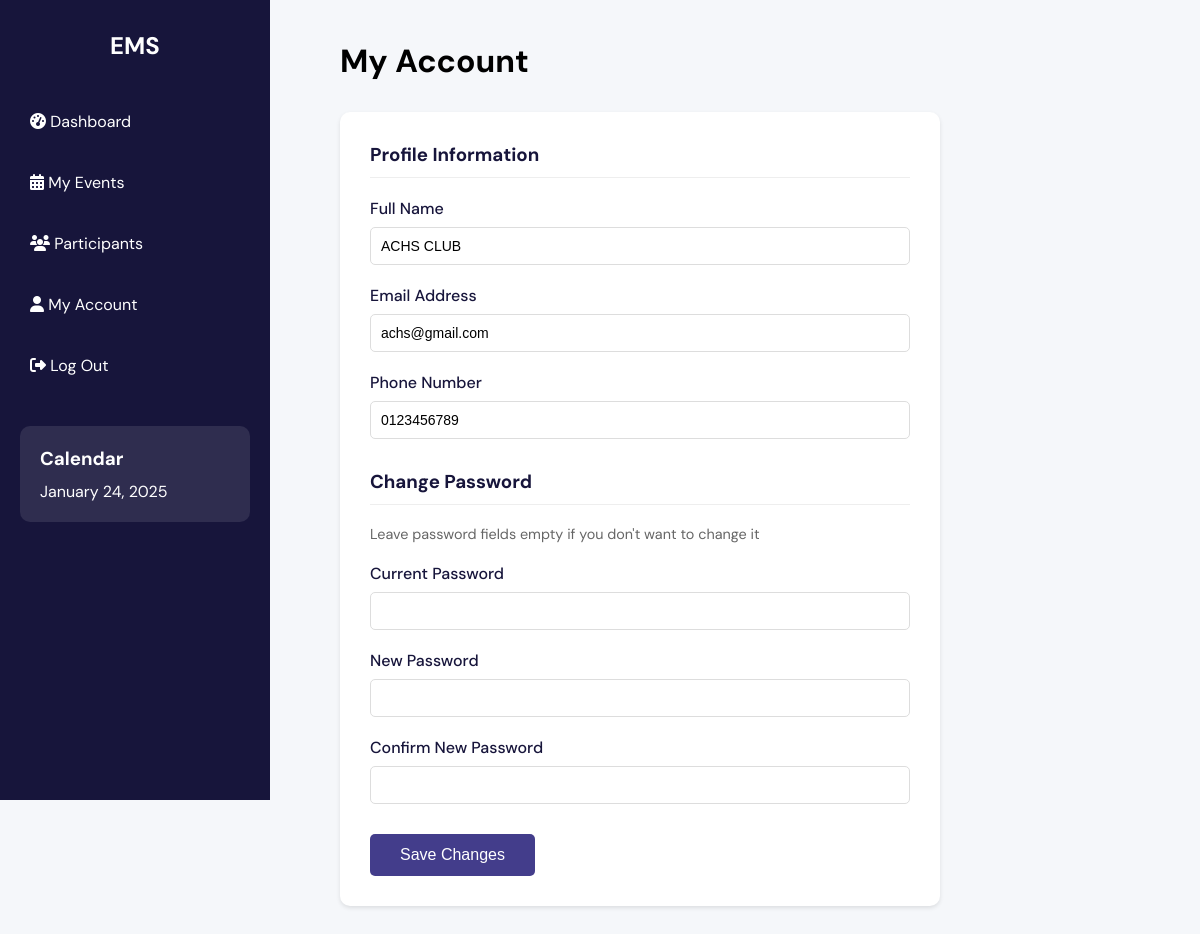
The page /organizer/account.php (signed in) on the database its author committed.
### tables this page shows
CREATE TABLE `users` (
  `id` int(20) NOT NULL,
  `full_name` varchar(100) NOT NULL,
  `email` varchar(100) NOT NULL,
  `username` varchar(50) NOT NULL,
  `password` varchar(255) NOT NULL,
  `phone` varchar(15) NOT NULL,
  `created_at` timestamp NOT NULL DEFAULT current_timestamp(),
  `role` enum('admin','organizer','participant') NOT NULL
);

### organizer/account.php (the view, shortened to what this page needs)
<?php
include '../config/connect.php';
$organizer_id = $_SESSION['user_id'];
$user = [
    'full_name' => '',
    'email' => '',
    'phone' => ''
];
$query = "SELECT full_name, email, phone FROM users WHERE id = ? AND role = 'organizer'";
if ($stmt = $conn->prepare($query)) {
    $stmt->bind_param("i", $organizer_id);
    $stmt->execute();
    $result = $stmt->get_result();
    if ($result && $result->num_rows > 0) {
        $user = $result->fetch_assoc();
    } else {
        $error_message = "Unable to fetch user data. Please try again later.";
    }
} else {
    $error_message = "Database error. Please try again later.";
}
?>
<!DOCTYPE html>
<html lang="en">
<head>
    <link rel="stylesheet" href="https://cdnjs.cloudflare.com/ajax/libs/font-awesome/6.5.1/css/all.min.css">
</head>
<body>
    <div class="sidebar">
        <h2>EMS</h2>
        <div class="menu-item">
            <a href="dashboard.php">
                <i class="fas fa-tachometer-alt"></i>
                <span>Dashboard</span>
            </a>
        </div>
        <div class="menu-item">
            <a href="events.php">
                <i class="fas fa-calendar-alt"></i>
                <span>My Events</span>
            </a>
        </div>
        <div class="menu-item">
            <a href="participants.php">
                <i class="fas fa-users"></i>
                <span>Participants</span>
            </a>
        </div>
        <div class="menu-item">
            <a href="account.php">
                <i class="fas fa-user"></i>
                <span>My Account</span>
            </a>
        </div>
        <div class="menu-item">
            <a href="../php/logout.php">
                <i class="fas fa-sign-out-alt"></i>
                <span>Log Out</span>
            </a>
        </div>
        <div class="calendar">
            <h3>Calendar</h3>
            <p id="currentDate"></p>
        </div>
    </div>
    <div class="content">
        <div class="header">
            <h1>My Account</h1>
        </div>
        <form class="profile-form" method="POST" action="">
            <div class="form-section">
                <h3>Profile Information</h3>
                <div class="form-group">
                    <label for="full_name">Full Name</label>
                    <input type="text" id="full_name" name="full_name"
                           value="<?php echo isset($user['full_name']) ? htmlspecialchars($user['full_name']) : ''; ?>"
                           required>
                </div>
                <div class="form-group">
                    <label for="email">Email Address</label>
                    <input type="email" id="email" name="email"
                           value="<?php echo isset($user['email']) ? htmlspecialchars($user['email']) : ''; ?>"
                           required>
                </div>
                <div class="form-group">
                    <label for="phone">Phone Number</label>
                    <input type="tel" id="phone" name="phone"
                           value="<?php echo isset($user['phone']) ? htmlspecialchars($user['phone']) : ''; ?>"
                           required>
                </div>
            </div>
            <div class="form-section">
                <h3>Change Password</h3>
                <p class="password-note">Leave password fields empty if you don't want to change it</p>
                <div class="form-group">
                    <label for="current_password">Current Password</label>
                    <input type="password" id="current_password" name="current_password">
                </div>
                <div class="form-group">
                    <label for="new_password">New Password</label>
                    <input type="password" id="new_password" name="new_password">
                </div>
                <div class="form-group">
                    <label for="confirm_password">Confirm New Password</label>
                    <input type="password" id="confirm_password" name="confirm_password">
                </div>
            </div>
            <button type="submit" class="submit-btn">Save Changes</button>
        </form>
    </div>
</body>
</html>

### organizer/account.php (style rules this page uses)
* { margin: 0; padding: 0; box-sizing: border-box; }
body { font-family: 'DM Sans', sans-serif; background-color: #f5f7fa; display: flex; min-height: 100vh; }
.sidebar { width: 270px; background-color: #17153B; color: white; padding: 30px 20px; position: fixed; height: 100vh; }
.sidebar h2 { text-align: center; margin-bottom: 40px; }
.menu-item { margin-bottom: 20px; display: flex; align-items: center; padding: 10px; border-radius: 5px; transition: background 0.3s; }
.menu-item a { color: white; text-decoration: none; }
.content { flex-grow: 1; margin-left: 300px; padding: 40px; }
.calendar { margin-top: 40px; padding: 20px; background: rgba(255, 255, 255, 0.1); border-radius: 10px; }
.calendar h3 { margin-bottom: 10px; }
.header { margin-bottom: 30px; }
.profile-form { background: white; padding: 30px; border-radius: 10px; box-shadow: 0 2px 4px rgba(0,0,0,0.1); max-width: 600px; }
.form-section { margin-bottom: 30px; }
.form-section h3 { color: #17153B; margin-bottom: 20px; padding-bottom: 10px; border-bottom: 1px solid #eee; }
.form-group { margin-bottom: 20px; }
.form-group label { display: block; margin-bottom: 8px; color: #17153B; font-weight: 500; }
.form-group input { width: 100%; padding: 10px; border: 1px solid #ddd; border-radius: 5px; font-size: 14px; }
.password-note { font-size: 0.9em; color: #666; margin-bottom: 20px; }
.submit-btn { background: #433D8B; color: white; border: none; padding: 12px 30px; border-radius: 5px; cursor: pointer; font-size: 16px; transition: transform 0.3s; }

### rows shown on the page
users: full_name "ACHS CLUB", email "achs@gmail.com", phone "0123456789"
